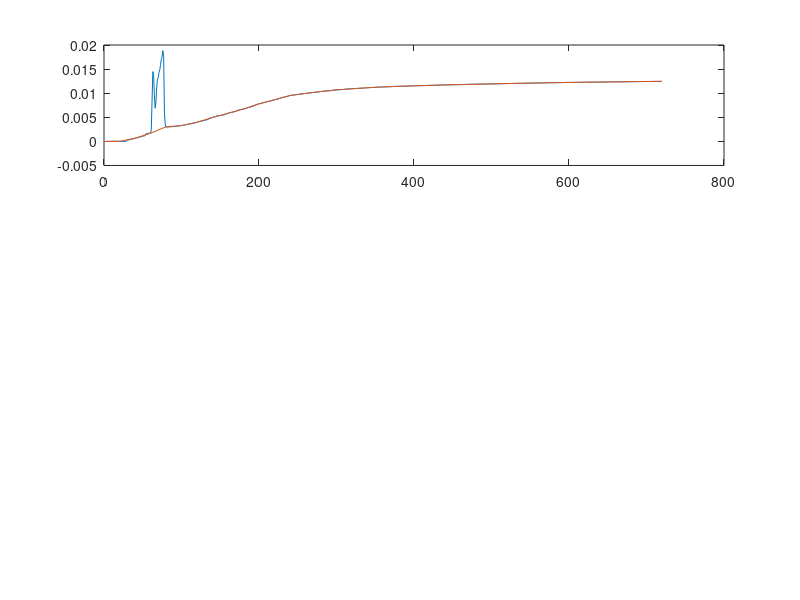

Write the MATLAB code that produced this figure. (Note: this script raises an error after producing the figure.)
raw_data = (xlsread('BME320_lab7_sc_data.csv'))';
Qb = 0.1398;
len_t1 = 720;
len_t2 = 600;
len_t3 = 480;

time_t1 = linspace(1,len_t1,len_t1);
time_t2 = linspace(1,len_t2,len_t2);
time_t3 = linspace(1,len_t3,len_t3);
for i = 1:len_t1
    W(1,i) = Qb * (raw_data(1,1) - raw_data(1,i));
end
for i = 1:len_t2
    W(2,i) = Qb * (raw_data(2,1) - raw_data(2,i));
end
for i = 1:len_t3
    W(3,i) = Qb * (raw_data(3,1) - raw_data(3,i));
end
xinterval = 20;
lw = 2;
xq_1 = (0:xinterval:len_t1);
interp_W1 = spline(time_t1,W(1,1:len_t1),xq_1);
xq_2 = (0:xinterval:len_t2);
interp_W2 = spline(time_t2,W(2,1:len_t2),xq_2);
xq_3 = (0:xinterval:len_t3);
interp_W3 = spline(time_t3,W(3,1:len_t3),xq_3);

figure(1)
subplot(3,1,1)
p1 = plot(time_t1,W(1,1:len_t1),xq_1,interp_W1)
p1(1).LineWidth = lw;
p1(2).LineWidth = lw;
title('Dialysate pump flow rate: 130 mL/min'); ...
    xlim([0 800]); ...
    ylim([-0.001 .02]);...
    xlabel('Time (sec)');...
    ylabel('Total Mass Transferred (mol / min)');...
    legend('Data Values', 'Line of Best Fit');
    

subplot(3,1,2)
p2 = plot(time_t2,W(2,1:len_t2),xq_2,interp_W2)
p2(1).LineWidth = lw;
p2(2).LineWidth = lw;
title('Dialysate pump flow rate: 260 mL/min'); ...
    xlim([0 800]); ...
    ylim([-0.001 .02]);...
    xlabel('Time (sec)');...
    ylabel('Total Mass Transferred (mol / min)');...
    legend('Data Values', 'Line of Best Fit');

subplot(3,1,3)
p3 = plot(time_t3,W(3,1:len_t3),xq_3,interp_W3)
p3(1).LineWidth = lw;
p3(2).LineWidth = lw;
title('Dialysate pump flow rate: 390 mL/min'); ...
    xlim([0 800]); ...
    ylim([-0.001 .02]);...
    xlabel('Time (sec)');...
    ylabel('Total Mass Transferred (mol / min)');...
    legend('Data Values', 'Line of Best Fit');

